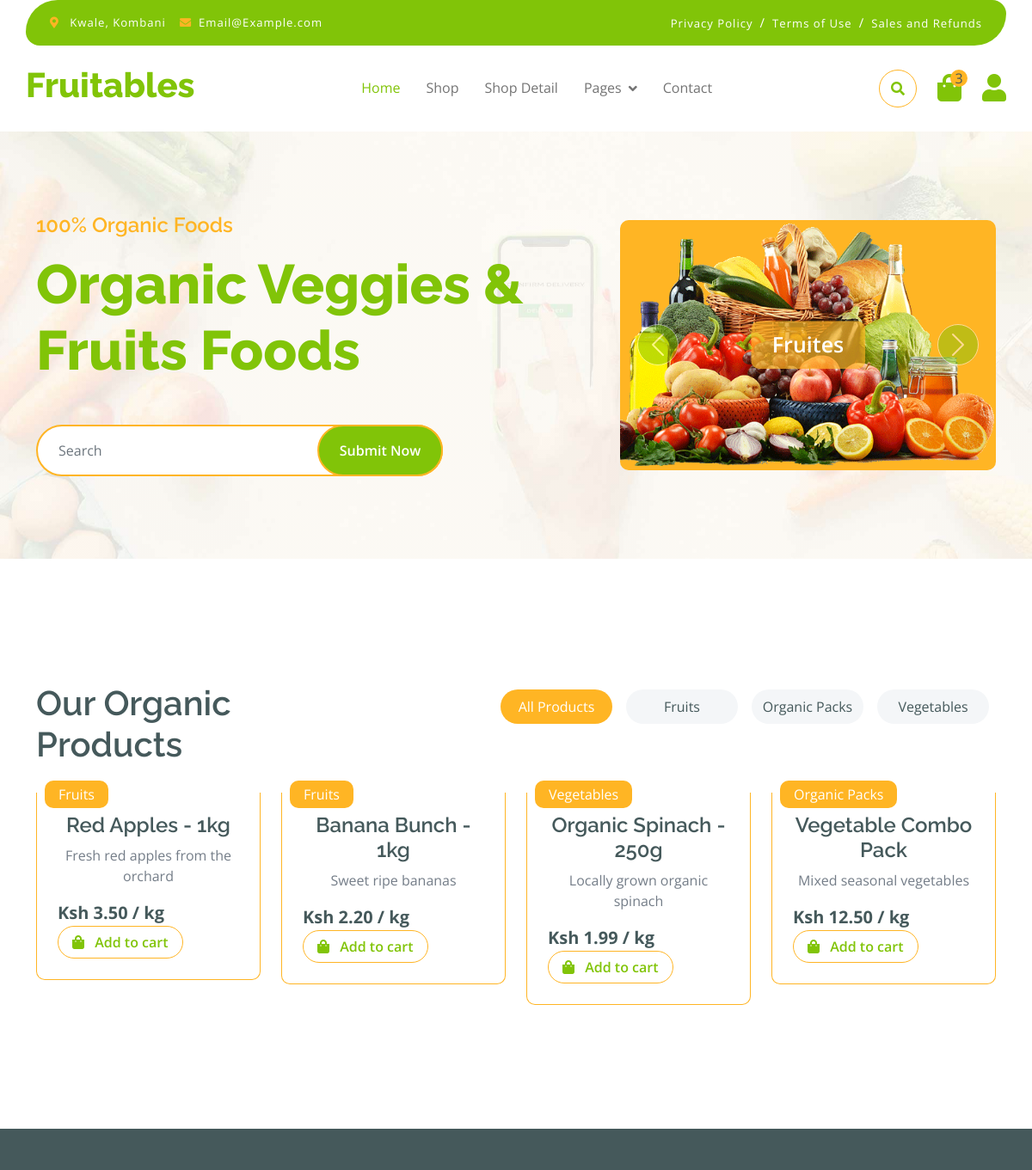
The page / on the database its author committed.
### tables this page shows
CREATE TABLE IF NOT EXISTS `categories` (
  `category_id` INT UNSIGNED NOT NULL AUTO_INCREMENT,
  `category_name` VARCHAR(150) NOT NULL,
  `description` TEXT,
  `created_at` TIMESTAMP NOT NULL DEFAULT CURRENT_TIMESTAMP,
  PRIMARY KEY (`category_id`),
  UNIQUE KEY `uq_category_name` (`category_name`)
);

CREATE TABLE IF NOT EXISTS `products` (
  `product_id` INT UNSIGNED NOT NULL AUTO_INCREMENT,
  `name` VARCHAR(255) NOT NULL,
  `description` TEXT,
  `category_id` INT UNSIGNED DEFAULT NULL,
  `price` DECIMAL(10,2) NOT NULL DEFAULT 0.00,
  `stock_quantity` INT NOT NULL DEFAULT 0,
  `image_path` VARCHAR(255) DEFAULT NULL,
  `status` ENUM('active','inactive') NOT NULL DEFAULT 'active',
  `created_at` TIMESTAMP NOT NULL DEFAULT CURRENT_TIMESTAMP,
  `updated_at` TIMESTAMP NULL DEFAULT NULL ON UPDATE CURRENT_TIMESTAMP,
  PRIMARY KEY (`product_id`),
  INDEX `idx_name` (`name`),
  INDEX `idx_category` (`category_id`),
  INDEX `idx_status` (`status`),
  CONSTRAINT `fk_products_category` FOREIGN KEY (`category_id`) REFERENCES `categories`(`category_id`) ON DELETE SET NULL ON UPDATE CASCADE
);

### index.php (the view, shortened to what this page needs)
<?php
require_once __DIR__ . '/admin/includes/db.php';
$categories = $pdo->query('SELECT category_id, category_name FROM categories ORDER BY category_name')->fetchAll(PDO::FETCH_ASSOC);
$selectedCategory = isset($_GET['category']) ? (int)$_GET['category'] : 0;
$sql = 'SELECT p.*, c.category_name FROM products p LEFT JOIN categories c ON p.category_id = c.category_id WHERE p.status = "active"';
if ($selectedCategory) {
    $sql .= ' AND p.category_id = ?';
    $params = [$selectedCategory];
} else {
    $params = [];
}
$sql .= ' ORDER BY p.created_at DESC';
$stmt = $pdo->prepare($sql);
$stmt->execute($params);
$allProducts = $stmt->fetchAll(PDO::FETCH_ASSOC);
function escape($s){ return htmlspecialchars($s, ENT_QUOTES | ENT_SUBSTITUTE, 'UTF-8'); }
function render_product_card($p){
    $img = $p['image_path'] ?? $p['image'] ?? '';
    $img = $img ? escape($img) : 'img/fruite-item-1.jpg';
    $imgAttr = $img;
    $name = escape($p['name'] ?? 'Product');
    $desc = escape($p['description'] ?? '');
    $short = mb_strlen($desc) > 120 ? mb_substr($desc,0,117) . '...' : $desc;
    $price = isset($p['price']) ? number_format((float)$p['price'],2) : '0.00';
    $categoryLabel = escape($p['category_name'] ?? '');
    return <<<HTML
<div class="col-md-6 col-lg-4 col-xl-3">
    <div class="rounded position-relative fruite-item">
        <div class="fruite-img">
            <img src="{$imgAttr}" class="img-fluid w-100 rounded-top" alt="">
        </div>
        <div class="text-white bg-secondary px-3 py-1 rounded position-absolute" style="top: 10px; left: 10px;">{$categoryLabel}</div>
        <div class="p-4 border border-secondary border-top-0 rounded-bottom">
            <h4>{$name}</h4>
            <p>{$short}</p>
            <div class="d-flex justify-content-between flex-lg-wrap">
                <p class="text-dark fs-5 fw-bold mb-0">Ksh {$price} / kg</p>
                <a href="#" class="btn border border-secondary rounded-pill px-3 text-primary"><i class="fa fa-shopping-bag me-2 text-primary"></i> Add to cart</a>
            </div>
        </div>
    </div>
</div>
HTML;
}
?>
<!DOCTYPE html>
<html lang="en">
    <head>
        <link rel="stylesheet" href="https://use.fontawesome.com/releases/v5.15.4/css/all.css"/>
        <link href="https://cdn.jsdelivr.net/npm/bootstrap-icons@1.4.1/font/bootstrap-icons.css" rel="stylesheet">
        <link href="lib/lightbox/css/lightbox.min.css" rel="stylesheet">
        <link href="lib/owlcarousel/assets/owl.carousel.min.css" rel="stylesheet">
        <link href="css/bootstrap.min.css" rel="stylesheet">
        <link href="css/style.css" rel="stylesheet">
    </head>
    <body>
        <div class="container-fluid fixed-top">
            <div class="container topbar bg-primary d-none d-lg-block">
                <div class="d-flex justify-content-between">
                    <div class="top-info ps-2">
                        <small class="me-3"><i class="fas fa-map-marker-alt me-2 text-secondary"></i> <a href="#" class="text-white">Kwale, Kombani</a></small>
                        <small class="me-3"><i class="fas fa-envelope me-2 text-secondary"></i><a href="#" class="text-white">Email@Example.com</a></small>
                    </div>
                    <div class="top-link pe-2">
                        <a href="#" class="text-white"><small class="text-white mx-2">Privacy Policy</small>/</a>
                        <a href="#" class="text-white"><small class="text-white mx-2">Terms of Use</small>/</a>
                        <a href="#" class="text-white"><small class="text-white ms-2">Sales and Refunds</small></a>
                    </div>
                </div>
            </div>
            <div class="container px-0">
                <nav class="navbar navbar-light bg-white navbar-expand-xl">
                    <a href="index.php" class="navbar-brand"><h1 class="text-primary display-6">Fruitables</h1></a>
                    <div class="collapse navbar-collapse bg-white" id="navbarCollapse">
                        <div class="navbar-nav mx-auto">
                            <a href="index.php" class="nav-item nav-link active">Home</a>
                            <a href="shop.php" class="nav-item nav-link">Shop</a>
                            <a href="shop-detail.html" class="nav-item nav-link">Shop Detail</a>
                            <div class="nav-item dropdown">
                                <a href="#" class="nav-link dropdown-toggle" data-bs-toggle="dropdown">Pages</a>
                            </div>
                            <a href="contact.html" class="nav-item nav-link">Contact</a>
                        </div>
                        <div class="d-flex m-3 me-0">
                            <button class="btn-search btn border border-secondary btn-md-square rounded-circle bg-white me-4" data-bs-toggle="modal" data-bs-target="#searchModal"><i class="fas fa-search text-primary"></i></button>
                            <a href="#" class="position-relative me-4 my-auto">
                                <i class="fa fa-shopping-bag fa-2x"></i>
                                <span class="position-absolute bg-secondary rounded-circle d-flex align-items-center justify-content-center text-dark px-1" style="top: -5px; left: 15px; height: 20px; min-width: 20px;">3</span>
                            </a>
                            <a href="#" class="my-auto">
                                <i class="fas fa-user fa-2x"></i>
                            </a>
                        </div>
                    </div>
                </nav>
            </div>
        </div>
        <div class="container-fluid py-5 mb-5 hero-header">
            <div class="container py-5">
                <div class="row g-5 align-items-center">
                    <div class="col-md-12 col-lg-7">
                        <h4 class="mb-3 text-secondary">100% Organic Foods</h4>
                        <h1 class="mb-5 display-3 text-primary">Organic Veggies & Fruits Foods</h1>
                        <div class="position-relative mx-auto">
                            <input class="form-control border-2 border-secondary w-75 py-3 px-4 rounded-pill" type="number" placeholder="Search">
                            <button type="submit" class="btn btn-primary border-2 border-secondary py-3 px-4 position-absolute rounded-pill text-white h-100" style="top: 0; right: 25%;">Submit Now</button>
                        </div>
                    </div>
                    <div class="col-md-12 col-lg-5">
                        <div id="carouselId" class="carousel slide position-relative" data-bs-ride="carousel">
                            <div class="carousel-inner" role="listbox">
                                <div class="carousel-item active rounded">
                                    <img src="img/hero-img-1.png" class="img-fluid w-100 h-100 bg-secondary rounded" alt="First slide">
                                    <a href="#" class="btn px-4 py-2 text-white rounded">Fruites</a>
                                </div>
                            </div>
                            <button class="carousel-control-prev" type="button" data-bs-target="#carouselId" data-bs-slide="prev">
                                <span class="carousel-control-prev-icon" aria-hidden="true"></span>
                            </button>
                            <button class="carousel-control-next" type="button" data-bs-target="#carouselId" data-bs-slide="next">
                                <span class="carousel-control-next-icon" aria-hidden="true"></span>
                            </button>
                        </div>
                    </div>
                </div>
            </div>
        </div>
        <div class="container-fluid fruite py-5">
            <div class="container py-5">
                <div class="tab-class text-center">
                    <div class="row g-4">
                        <div class="col-lg-4 text-start">
                            <h1>Our Organic Products</h1>
                        </div>
                        <div class="col-lg-8 text-end">
                            <ul class="nav nav-pills d-inline-flex text-center mb-5">
                                <li class="nav-item">
                                    <a class="d-flex m-2 py-2 bg-light rounded-pill<?= $selectedCategory ? '' : ' active' ?>" href="?">
                                        <span class="text-dark" style="width: 130px;">All Products</span>
                                    </a>
                                </li>
                                <?php foreach($categories as $cat): ?>
                                <li class="nav-item">
                                    <a class="d-flex m-2 py-2 bg-light rounded-pill<?= ($selectedCategory == $cat['category_id'] ? ' active' : '') ?>" href="?category=<?= $cat['category_id'] ?>">
                                        <span class="text-dark" style="width: 130px;"><?= htmlspecialchars($cat['category_name']) ?></span>
                                    </a>
                                </li>
                                <?php endforeach; ?>
                            </ul>
                        </div>
                    </div>
                        <div class="tab-content">
                            <div class="tab-pane fade show p-0 active">
                                <div class="row g-4">
                                    <div class="col-lg-12">
                                        <div class="row g-4">
                                            <?php
                                            if (count($allProducts) === 0){
                                                echo '<div class="col-12"><div class="p-4 border border-secondary rounded">No products available</div></div>';
                                            } else {
                                                foreach($allProducts as $p){
                                                    echo render_product_card($p);
                                                }
                                            }
                                            ?>
                                        </div>
                                    </div>
                                </div>
                            </div>
                        </div>
                </div>
            </div>
        </div>
        <div class="container-fluid bg-dark text-white-50 footer pt-5 mt-5">
        </div>
    </body>
</html>

### css/style.css (style rules this page uses)
.btn { font-weight: 600; transition: .5s; }
.btn-md-square { width: 44px; height: 44px; }
.btn-square, .btn-sm-square, .btn-md-square, .btn-lg-square { padding: 0; display: flex; align-items: center; justify-content: center; font-weight: normal; }
.btn.border-secondary { transition: 0.5s; }
.fixed-top { transition: 0.5s; background: var(--bs-white); border: 0; }
.topbar { padding: 20px; border-radius: 230px 100px; }
.topbar .top-info { font-size: 15px; line-height: 0; letter-spacing: 1px; display: flex; align-items: center; }
.topbar .top-link { font-size: 15px; line-height: 0; letter-spacing: 1px; display: flex; align-items: center; }
.topbar .top-link a { letter-spacing: 1px; }
.navbar .navbar-nav .nav-link { padding: 10px 15px; font-size: 16px; transition: .5s; }
.navbar { height: 100px; border-bottom: 1px solid rgba(255, 255, 255, .1); }
.navbar .navbar-nav .nav-link:hover, .navbar .navbar-nav .nav-link.active, .fixed-top.bg-white .navbar .navbar-nav .nav-link:hover, .fixed-top.bg-white .navbar .navbar-nav .nav-link.active { color: var(--bs-primary); }
.navbar .dropdown-toggle::after { border: none; content: "\f107"; font-family: "Font Awesome 5 Free"; font-weight: 700; vertical-align: middle; margin-left: 8px; }
.hero-header { background: linear-gradient(rgba(248, 223, 173, 0.1), rgba(248, 223, 173, 0.1)), url(../img/hero-img.jpg); background-position: center center; background-repeat: no-repeat; background-size: cover; }
.carousel-item { position: relative; }
.carousel-item a { position: absolute; top: 50%; left: 50%; transform: translate(-50%, -50%); font-size: 25px; background: linear-gradient(rgba(255, 181, 36, 0.7), rgba(255, 181, 36, 0.7)); }
.carousel-control-next, .carousel-control-prev { width: 48px; height: 48px; border-radius: 48px; border: 1px solid var(--bs-white); background: var(--bs-primary); position: absolute; top: 50%; transform: translateY(-50%); }
.carousel-control-next { margin-right: 20px; }
.carousel-control-prev { margin-left: 20px; }
@media (min-width: 992px) { .hero-header, .page-header { margin-top: 152px !important; } }
.fruite .tab-class .nav-item a.active { background: var(--bs-secondary) !important; }
.fruite .tab-class .nav-item a.active span { color: var(--bs-white) !important; }
.fruite .fruite-item { height: 100%; transition: 0.5s; }
.fruite .fruite-item .fruite-img { overflow: hidden; transition: 0.5s; border-radius: 10px 10px 0 0; }

### rows shown on the page
categories: category_name "Fruits"
categories: category_name "Organic Packs"
categories: category_name "Vegetables"
products: category.category_name "Fruits", name "Red Apples - 1kg", description "Fresh red apples from the orchard", price "3.50"
products: category.category_name "Fruits", name "Banana Bunch - 1kg", description "Sweet ripe bananas", price "2.20"
products: category.category_name "Vegetables", name "Organic Spinach - 250g", description "Locally grown organic spinach", price "1.99"
products: category.category_name "Organic Packs", name "Vegetable Combo Pack", description "Mixed seasonal vegetables", price "12.50"
